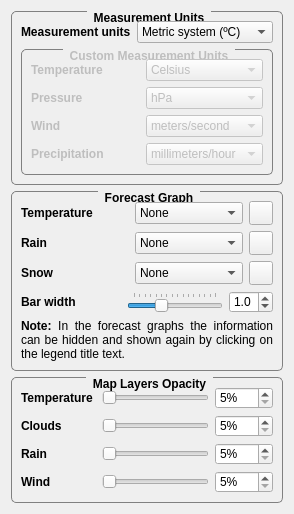
     <widget class="QWidget" name="tab_3">
      <attribute name="title">
       <string>Units</string>
      </attribute>
      <layout class="QVBoxLayout" name="verticalLayout_9">
       <item>
        <widget class="QGroupBox" name="groupBox_5">
         <property name="font">
          <font>
           <weight>75</weight>
           <bold>true</bold>
          </font>
         </property>
         <property name="styleSheet">
          <string notr="true">QGroupBox {
    border: 1px solid gray;
    border-radius: 5px;
    margin-top: 2ex;
}

QGroupBox::title {
    subcontrol-origin: margin;
    subcontrol-position: top center; /* position at the top center */
    padding: 0px 5px;
}</string>
         </property>
         <property name="title">
          <string>Measurement Units</string>
         </property>
         <layout class="QVBoxLayout" name="verticalLayout_11">
          <item>
           <layout class="QHBoxLayout" name="horizontalLayout_9">
            <item>
             <widget class="QLabel" name="label_13">
              <property name="minimumSize">
               <size>
                <width>0</width>
                <height>22</height>
               </size>
              </property>
              <property name="font">
               <font>
                <weight>75</weight>
                <bold>true</bold>
               </font>
              </property>
              <property name="text">
               <string>Measurement units</string>
              </property>
             </widget>
            </item>
            <item>
             <widget class="QComboBox" name="m_unitsComboBox">
              <item>
               <property name="text">
                <string>Metric system (ºC)</string>
               </property>
              </item>
              <item>
               <property name="text">
                <string>Imperial system (ºF)</string>
               </property>
              </item>
              <item>
               <property name="text">
                <string>Custom</string>
               </property>
              </item>
             </widget>
            </item>
           </layout>
          </item>
          <item>
           <widget class="QGroupBox" name="m_customBox">
            <property name="enabled">
             <bool>false</bool>
            </property>
            <property name="font">
             <font>
              <weight>75</weight>
              <bold>true</bold>
             </font>
            </property>
            <property name="styleSheet">
             <string notr="true">QGroupBox {
    border: 1px solid gray;
    border-radius: 5px;
    margin-top: 2ex;
}

QGroupBox::title {
    subcontrol-origin: margin;
    subcontrol-position: top center; /* position at the top center */
    padding: 0px 5px;
}</string>
            </property>
            <property name="title">
             <string>Custom Measurement Units</string>
            </property>
            <layout class="QGridLayout" name="gridLayout_5" columnstretch="0,0" columnminimumwidth="0,0">
             <item row="0" column="0">
              <widget class="QLabel" name="label_24">
               <property name="minimumSize">
                <size>
                 <width>0</width>
                 <height>0</height>
                </size>
               </property>
               <property name="font">
                <font>
                 <weight>75</weight>
                 <bold>true</bold>
                </font>
               </property>
               <property name="text">
                <string>Temperature</string>
               </property>
              </widget>
             </item>
             <item row="0" column="1">
              <widget class="QComboBox" name="m_tempCombo">
               <item>
                <property name="text">
                 <string>Celsius</string>
                </property>
               </item>
               <item>
                <property name="text">
                 <string>Fahrenheit</string>
                </property>
               </item>
              </widget>
             </item>
             <item row="1" column="0">
              <widget class="QLabel" name="label_25">
               <property name="font">
                <font>
                 <weight>75</weight>
                 <bold>true</bold>
                </font>
               </property>
               <property name="text">
                <string>Pressure</string>
               </property>
              </widget>
             </item>
             <item row="1" column="1">
              <widget class="QComboBox" name="m_pressionCombo">
               <item>
                <property name="text">
                 <string>hPa</string>
                </property>
               </item>
               <item>
                <property name="text">
                 <string>PSI</string>
                </property>
               </item>
               <item>
                <property name="text">
                 <string>mmHg</string>
                </property>
               </item>
               <item>
                <property name="text">
                 <string>inHg</string>
                </property>
               </item>
              </widget>
             </item>
             <item row="2" column="0">
              <widget class="QLabel" name="label_26">
               <property name="font">
                <font>
                 <weight>75</weight>
                 <bold>true</bold>
                </font>
               </property>
               <property name="text">
                <string>Wind</string>
               </property>
              </widget>
             </item>
             <item row="2" column="1">
              <widget class="QComboBox" name="m_windCombo">
               <item>
                <property name="text">
                 <string>meters/second</string>
                </property>
               </item>
               <item>
                <property name="text">
                 <string>miles/hour</string>
                </property>
               </item>
               <item>
                <property name="text">
                 <string>kilometers/hour</string>
                </property>
               </item>
               <item>
                <property name="text">
                 <string>feet/second</string>
                </property>
               </item>
               <item>
                <property name="text">
                 <string>knots</string>
                </property>
               </item>
              </widget>
             </item>
             <item row="3" column="0">
              <widget class="QLabel" name="label_27">
               <property name="font">
                <font>
                 <weight>75</weight>
                 <bold>true</bold>
                </font>
               </property>
               <property name="text">
                <string>Precipitation</string>
               </property>
              </widget>
             </item>
             <item row="3" column="1">
              <widget class="QComboBox" name="m_precipitationCombo">
               <item>
                <property name="text">
                 <string>millimeters/hour</string>
                </property>
               </item>
               <item>
                <property name="text">
                 <string>inches/hour</string>
                </property>
               </item>
              </widget>
             </item>
            </layout>
           </widget>
          </item>
         </layout>
        </widget>
       </item>
       <item>
        <widget class="QGroupBox" name="groupBox_6">
         <property name="font">
          <font>
           <weight>75</weight>
           <bold>true</bold>
          </font>
         </property>
         <property name="styleSheet">
          <string notr="true">QGroupBox {
    border: 1px solid gray;
    border-radius: 5px;
    margin-top: 2ex;
}

QGroupBox::title {
    subcontrol-origin: margin;
    subcontrol-position: top center; /* position at the top center */
    padding: 0px 5px;
}</string>
         </property>
         <property name="title">
          <string>Forecast Graph</string>
         </property>
         <layout class="QVBoxLayout" name="verticalLayout_12">
          <item>
           <layout class="QGridLayout" name="gridLayout_7">
            <item row="0" column="0">
             <widget class="QLabel" name="label_33">
              <property name="font">
               <font>
                <weight>75</weight>
                <bold>true</bold>
               </font>
              </property>
              <property name="toolTip">
               <string/>
              </property>
              <property name="text">
               <string>Temperature</string>
              </property>
             </widget>
            </item>
            <item row="1" column="1">
             <widget class="QComboBox" name="m_rainGraph">
              <property name="toolTip">
               <string>Rain representation in the forecast graph.</string>
              </property>
              <item>
               <property name="text">
                <string>None</string>
               </property>
              </item>
              <item>
               <property name="text">
                <string>Smooth Line</string>
               </property>
              </item>
              <item>
               <property name="text">
                <string>Bars</string>
               </property>
              </item>
             </widget>
            </item>
            <item row="1" column="0">
             <widget class="QLabel" name="label_37">
              <property name="font">
               <font>
                <weight>75</weight>
                <bold>true</bold>
               </font>
              </property>
              <property name="text">
               <string>Rain</string>
              </property>
             </widget>
            </item>
            <item row="1" column="2">
             <widget class="QToolButton" name="m_rainGraphColor">
              <property name="minimumSize">
               <size>
                <width>24</width>
                <height>24</height>
               </size>
              </property>
              <property name="toolTip">
               <string>Rain representation color in the forecast graph.</string>
              </property>
              <property name="text">
               <string/>
              </property>
             </widget>
            </item>
            <item row="0" column="2">
             <widget class="QToolButton" name="m_tempGraphColor">
              <property name="minimumSize">
               <size>
                <width>24</width>
                <height>24</height>
               </size>
              </property>
              <property name="toolTip">
               <string>Temperature representation color in the forecast graph.</string>
              </property>
              <property name="text">
               <string/>
              </property>
             </widget>
            </item>
            <item row="0" column="1">
             <widget class="QComboBox" name="m_tempGraph">
              <property name="toolTip">
               <string>Temperature representation in the forecast graph.</string>
              </property>
              <item>
               <property name="text">
                <string>None</string>
               </property>
              </item>
              <item>
               <property name="text">
                <string>Smooth Line</string>
               </property>
              </item>
              <item>
               <property name="text">
                <string>Bars</string>
               </property>
              </item>
             </widget>
            </item>
            <item row="2" column="0">
             <widget class="QLabel" name="label_38">
              <property name="font">
               <font>
                <weight>75</weight>
                <bold>true</bold>
               </font>
              </property>
              <property name="text">
               <string>Snow</string>
              </property>
             </widget>
            </item>
            <item row="2" column="1">
             <widget class="QComboBox" name="m_snowGraph">
              <property name="toolTip">
               <string>Snow representation in the forecast graph.</string>
              </property>
              <item>
               <property name="text">
                <string>None</string>
               </property>
              </item>
              <item>
               <property name="text">
                <string>Smooth Line</string>
               </property>
              </item>
              <item>
               <property name="text">
                <string>Bars</string>
               </property>
              </item>
             </widget>
            </item>
            <item row="2" column="2">
             <widget class="QToolButton" name="m_snowGraphColor">
              <property name="minimumSize">
               <size>
                <width>24</width>
                <height>24</height>
               </size>
              </property>
              <property name="toolTip">
               <string>Snow representation color in the forecast graph.</string>
              </property>
              <property name="text">
               <string/>
              </property>
             </widget>
            </item>
           </layout>
          </item>
          <item>
           <layout class="QHBoxLayout" name="horizontalLayout_5">
            <item>
             <widget class="QLabel" name="label_11">
              <property name="minimumSize">
               <size>
                <width>100</width>
                <height>0</height>
               </size>
              </property>
              <property name="font">
               <font>
                <weight>75</weight>
                <bold>true</bold>
               </font>
              </property>
              <property name="toolTip">
               <string>Adjusts the bar width of bar representations.</string>
              </property>
              <property name="text">
               <string>Bar width</string>
              </property>
             </widget>
            </item>
            <item>
             <widget class="QSlider" name="m_barWidthSlider">
              <property name="toolTip">
               <string>Adjusts the bar width of bar representations.</string>
              </property>
              <property name="minimum">
               <number>5</number>
              </property>
              <property name="maximum">
               <number>20</number>
              </property>
              <property name="value">
               <number>10</number>
              </property>
              <property name="orientation">
               <enum>Qt::Horizontal</enum>
              </property>
              <property name="tickPosition">
               <enum>QSlider::TicksAbove</enum>
              </property>
              <property name="tickInterval">
               <number>1</number>
              </property>
             </widget>
            </item>
            <item>
             <widget class="QDoubleSpinBox" name="m_barWidthSpinbox">
              <property name="toolTip">
               <string>Adjusts the bar width of bar representations.</string>
              </property>
              <property name="decimals">
               <number>1</number>
              </property>
              <property name="minimum">
               <double>0.500000000000000</double>
              </property>
              <property name="maximum">
               <double>2.000000000000000</double>
              </property>
              <property name="singleStep">
               <double>0.100000000000000</double>
              </property>
              <property name="value">
               <double>1.000000000000000</double>
              </property>
             </widget>
            </item>
           </layout>
          </item>
          <item>
           <widget class="QLabel" name="label_30">
            <property name="text">
             <string>&lt;html&gt;&lt;head/&gt;&lt;body&gt;&lt;p&gt;&lt;span style=&quot; font-weight:600;&quot;&gt;Note:&lt;/span&gt; In the forecast graphs the information can be hidden and shown again by clicking on the legend title text.&lt;/p&gt;&lt;/body&gt;&lt;/html&gt;</string>
            </property>
            <property name="alignment">
             <set>Qt::AlignJustify|Qt::AlignVCenter</set>
            </property>
            <property name="wordWrap">
             <bool>true</bool>
            </property>
           </widget>
          </item>
         </layout>
        </widget>
       </item>
       <item>
        <widget class="QGroupBox" name="groupBox_2">
         <property name="font">
          <font>
           <weight>75</weight>
           <bold>true</bold>
          </font>
         </property>
         <property name="styleSheet">
          <string notr="true">QGroupBox {
    border: 1px solid gray;
    border-radius: 5px;
    margin-top: 2ex;
}

QGroupBox::title {
    subcontrol-origin: margin;
    subcontrol-position: top center; /* position at the top center */
    padding: 0px 5px;
}</string>
         </property>
         <property name="title">
          <string>Map Layers Opacity</string>
         </property>
         <layout class="QVBoxLayout" name="verticalLayout_13">
          <item>
           <layout class="QHBoxLayout" name="horizontalLayout_8">
            <item>
             <widget class="QLabel" name="label_18">
              <property name="minimumSize">
               <size>
                <width>75</width>
                <height>0</height>
               </size>
              </property>
              <property name="font">
               <font>
                <weight>75</weight>
                <bold>true</bold>
               </font>
              </property>
              <property name="text">
               <string>Temperature</string>
              </property>
             </widget>
            </item>
            <item>
             <widget class="QSlider" name="m_tempLayerSlider">
              <property name="minimum">
               <number>5</number>
              </property>
              <property name="maximum">
               <number>100</number>
              </property>
              <property name="orientation">
               <enum>Qt::Horizontal</enum>
              </property>
             </widget>
            </item>
            <item>
             <widget class="QSpinBox" name="m_tempLayerSpinbox">
              <property name="minimumSize">
               <size>
                <width>55</width>
                <height>0</height>
               </size>
              </property>
              <property name="suffix">
               <string>%</string>
              </property>
              <property name="minimum">
               <number>5</number>
              </property>
              <property name="maximum">
               <number>100</number>
              </property>
             </widget>
            </item>
           </layout>
          </item>
          <item>
           <layout class="QHBoxLayout" name="horizontalLayout_10">
            <item>
             <widget class="QLabel" name="label_21">
              <property name="minimumSize">
               <size>
                <width>75</width>
                <height>0</height>
               </size>
              </property>
              <property name="font">
               <font>
                <weight>75</weight>
                <bold>true</bold>
               </font>
              </property>
              <property name="text">
               <string>Clouds</string>
              </property>
             </widget>
            </item>
            <item>
             <widget class="QSlider" name="m_cloudLayerSlider">
              <property name="minimum">
               <number>5</number>
              </property>
              <property name="maximum">
               <number>100</number>
              </property>
              <property name="orientation">
               <enum>Qt::Horizontal</enum>
              </property>
             </widget>
            </item>
            <item>
             <widget class="QSpinBox" name="m_cloudLayerSpinbox">
              <property name="minimumSize">
               <size>
                <width>55</width>
                <height>0</height>
               </size>
              </property>
              <property name="suffix">
               <string>%</string>
              </property>
              <property name="minimum">
               <number>5</number>
              </property>
              <property name="maximum">
               <number>100</number>
              </property>
             </widget>
            </item>
           </layout>
          </item>
          <item>
           <layout class="QHBoxLayout" name="horizontalLayout_13">
            <item>
             <widget class="QLabel" name="label_32">
              <property name="minimumSize">
               <size>
                <width>75</width>
                <height>0</height>
               </size>
              </property>
              <property name="font">
               <font>
                <weight>75</weight>
                <bold>true</bold>
               </font>
              </property>
              <property name="text">
               <string>Rain</string>
              </property>
             </widget>
            </item>
            <item>
             <widget class="QSlider" name="m_rainLayerSlider">
              <property name="minimum">
               <number>5</number>
              </property>
              <property name="maximum">
               <number>100</number>
              </property>
              <property name="orientation">
               <enum>Qt::Horizontal</enum>
              </property>
             </widget>
            </item>
            <item>
             <widget class="QSpinBox" name="m_rainLayerSpinbox">
              <property name="minimumSize">
               <size>
                <width>55</width>
                <height>0</height>
               </size>
              </property>
              <property name="suffix">
               <string>%</string>
              </property>
              <property name="minimum">
               <number>5</number>
              </property>
              <property name="maximum">
               <number>100</number>
              </property>
             </widget>
            </item>
           </layout>
          </item>
          <item>
           <layout class="QHBoxLayout" name="horizontalLayout_14">
            <item>
             <widget class="QLabel" name="label_34">
              <property name="minimumSize">
               <size>
                <width>75</width>
                <height>0</height>
               </size>
              </property>
              <property name="font">
               <font>
                <weight>75</weight>
                <bold>true</bold>
               </font>
              </property>
              <property name="text">
               <string>Wind</string>
              </property>
             </widget>
            </item>
            <item>
             <widget class="QSlider" name="m_windLayerSlider">
              <property name="minimum">
               <number>5</number>
              </property>
              <property name="maximum">
               <number>100</number>
              </property>
              <property name="orientation">
               <enum>Qt::Horizontal</enum>
              </property>
             </widget>
            </item>
            <item>
             <widget class="QSpinBox" name="m_windLayerSpinbox">
              <property name="minimumSize">
               <size>
                <width>55</width>
                <height>0</height>
               </size>
              </property>
              <property name="suffix">
               <string>%</string>
              </property>
              <property name="minimum">
               <number>5</number>
              </property>
              <property name="maximum">
               <number>100</number>
              </property>
             </widget>
            </item>
           </layout>
          </item>
         </layout>
        </widget>
       </item>
      </layout>
     </widget>
